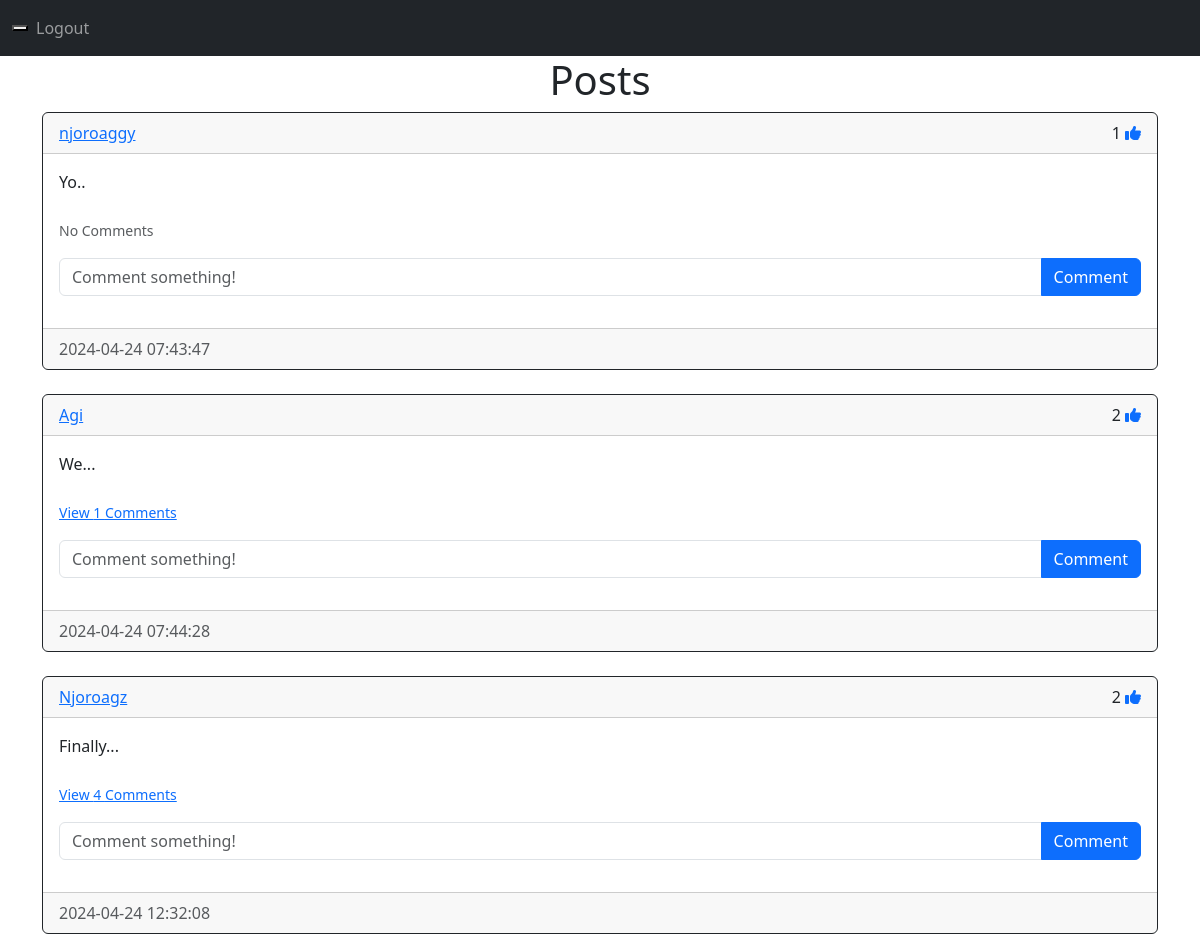
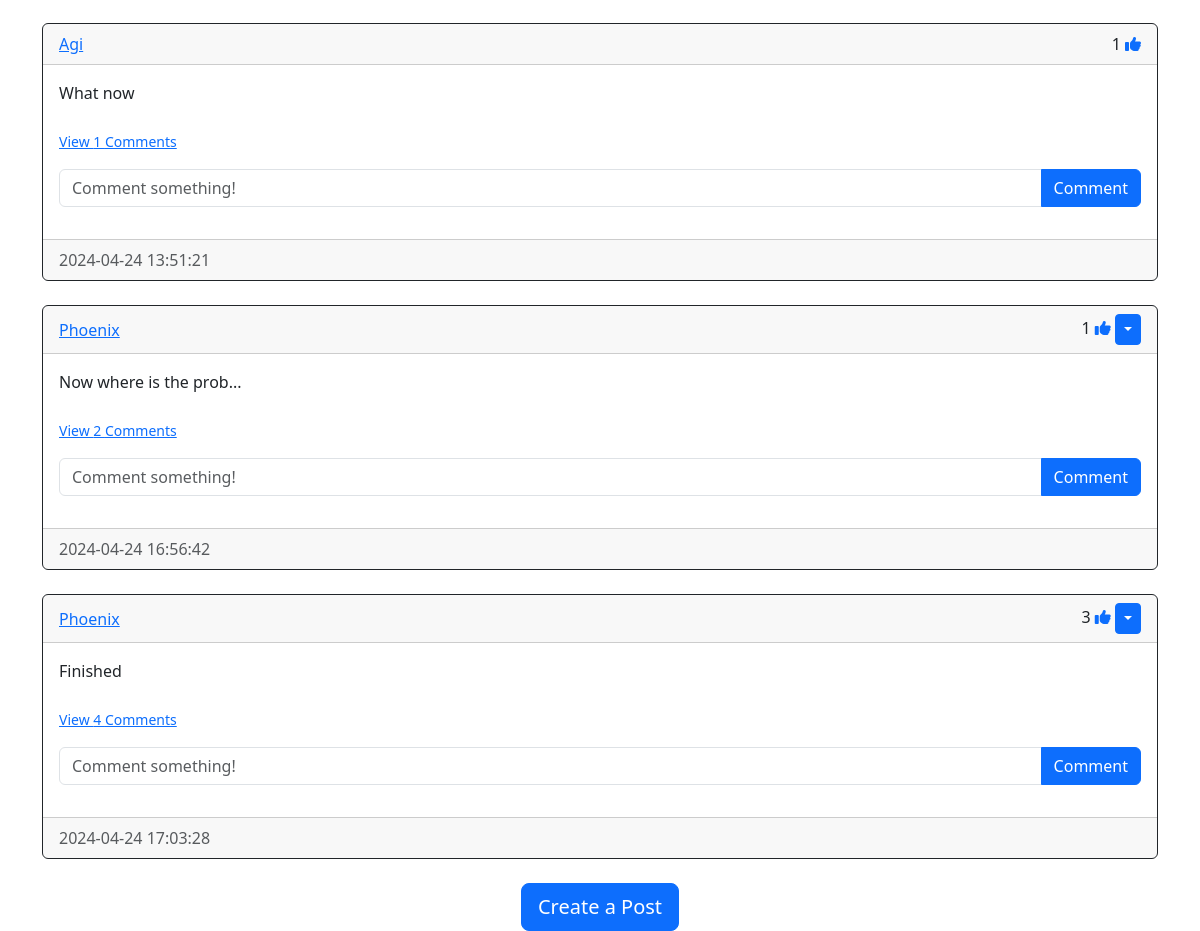
The page /home (signed in) on the database its author committed (2 pictures, top to bottom).
### main.py (models this page shows)
class Post(db.Model):
  id = db.Column(db.Integer, primary_key=True)
  text = db.Column(db.Text,nullable=False)
  date_created = db.Column(db.DateTime(timezone = True),default = func.now())
  author = db.Column(db.Integer,db.ForeignKey('users.id',ondelete="CASCADE"),nullable=False)
  comments = db.relationship('Comment',backref = 'post',passive_deletes=True)
  likes = db.relationship('Like',backref = 'post',passive_deletes=True)

class Users(UserMixin, db.Model):
    id = db.Column(db.Integer, primary_key=True)
    username = db.Column(db.String(250), unique=True, nullable=False)
    password = db.Column(db.String(250), nullable=False)
    posts = db.relationship('Post',backref = 'user',passive_deletes=True)
    comments = db.relationship('Comment',backref = 'user',passive_deletes=True)
    likes = db.relationship('Like',backref = 'user',passive_deletes=True)

### main.py (the view)
@app.route("/")
@app.route("/home")
@login_required
def home():
  posts = Post.query.all()
  return render_template("home.html",posts=posts,user=current_user)

### main.py (called while the page is built)
@login_manager.user_loader
def loader_user(user_id):
  return Users.query.get(user_id)

### templates/home.html (shortened to what this page needs)
{% extends "post_div.html" %}

### templates/post_div.html (shortened to what this page needs)
{% extends "base.html" %}
{% block content %}
<h1 align="center">{% block header %}Posts{% endblock %}</h1>
<div id="posts">
  {% for post in posts %}
  <div class="card border-dark">
    <div class="card-header d-flex justify-content-between align-items-center">
      <a href="/posts/{{post.user.username}}">{{post.user.username}}</a>
      <div>
        {{ post.likes|length }}
        {% if user.id in post.likes|map(attribute="author")|list %}
        <a href="/like-post/{{post.id}}"><i class="fas fa-thumbs-up"
        ></i></a>
        {% else %}
         <a href="/like-post/{{post.id}}"><i
          class="far fa-thumbs-up"
        ></i></a>
        {% endif %}
        {% if user.id == post.author %}
        <div class="btn-group">
          <button
            type="button"
            class="btn btn-sm btn-primary dropdown-toggle"
            data-bs-toggle="dropdown"
          ></button>
        </div>
        {% endif %}
      </div>
    </div>
    <div class="card-body">
      <div class="card-text">{{post.text}}</div>
      <br />
      <p class="card-text">
        {% if post.comments|length > 0 %}
        <a data-bs-toggle="collapse" href="#comments-{{post.id}}" role="button">
          <small>View {{post.comments|length}} Comments</small>
        </a>
        {% else %}
        <small class="text-muted">No Comments</small>
        {% endif %}
      </p>
      <form
        class="input-group mb-3"
        method="POST"
        action="/create_comment/{{post.id}}"
      >
        <input
          type="text"
          id="text"
          name="text"
          class="form-control"
          placeholder="Comment something!"
        />
        <button type="submit" class="btn btn-primary">Comment</button>
      </form>
    </div>
    <div class="card-footer text-muted">{{post.date_created}}</div>
  </div>
  <br/ > {% endfor %}
</div>
{% block footer %}
<div align="center">
  <a href="/create_post"
    ><button type="button" class="btn btn-primary btn-lg">
      Create a Post
    </button></a
  >
</div>
{% endblock %} {% endblock %}

### rows shown on the page
Post: user.username "njoroaggy", likes|length "1", text "Yo..", shows "No Comments", date_created "2024-04-24 07:43:47"
Post: user.username "Agi", likes|length "2", text "We...", comments|length "1", date_created "2024-04-24 07:44:28"
Post: user.username "Njoroagz", likes|length "2", text "Finally...", comments|length "4", date_created "2024-04-24 12:32:08"
Post: user.username "Agi", likes|length "1", text "What now", comments|length "1", date_created "2024-04-24 13:51:21"
Post: user.username "Phoenix", likes|length "1", text "Now where is the prob...", comments|length "2", date_created "2024-04-24 16:56:42"
Post: user.username "Phoenix", likes|length "3", text "Finished", comments|length "4", date_created "2024-04-24 17:03:28"
